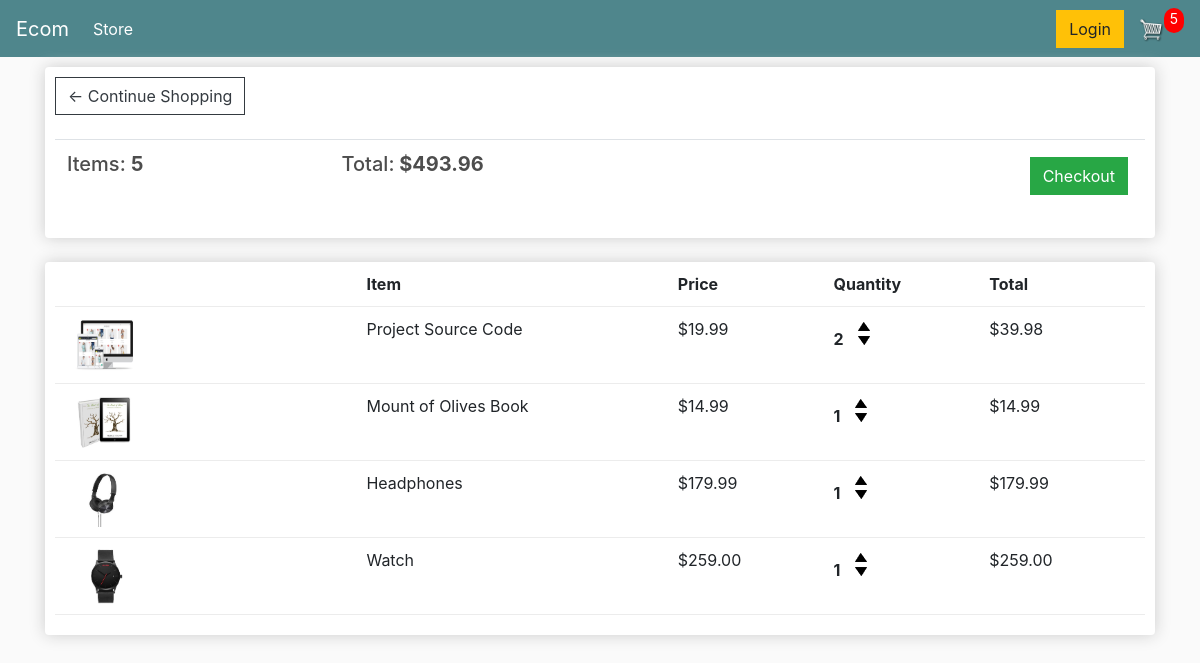
The app's page /cart/ (signed in) with its own data.
### store/models.py (models this page shows, shortened)
class OrderItem(models.Model):
    product = models.ForeignKey(Product, on_delete=models.SET_NULL, null=True)
    order = models.ForeignKey(Order, on_delete=models.SET_NULL, null=True, related_name="items")
    quantity = models.IntegerField(default=0, null=True, blank=True)
    date_added = models.DateTimeField(auto_now_add=True)
    @property
    def get_total(self):
        total = self.product.price * self.quantity
        return total

class Product(models.Model):
    name = models.CharField(max_length=200)
    price = models.FloatField()
    image = models.ImageField(null=True, blank=True)
    digital = models.BooleanField(default=False, null=True, blank=True)

### store/views.py (the view)
# urls.py: path("cart/",views.cart,name = "cart"),
def cart(request):
    if request.user.is_authenticated:
        customer = request.user.customer
        order, created = Order.objects.get_or_create(customer = customer)
        items = order.items.all()
    else:
        class Ord:
            cart_total_items = 0
            cart_total_price = 0
            shipping = False
        order = Ord()
    context = {
        "items":items,
        "cart_total_price" : order.cart_total_price,
        "cart_total_items":order.cart_total_items,
        "shipping": order.shipping
    }
    return render(request,"store/cart.html",context)

### store/context_processors.py (called while the page is built)
def total_items(request):
    order = Order.objects.get(customer = request.user.customer)
    total_items = order.cart_total_items
    return {
        "total_items":total_items
    }

### store/models.py (called while the page is built)
    @property
    def shipping(self):
        shipping = False
        order_items = self.items.all()
        for item in order_items:
            if not item.product.digital:
                shipping = True
        return shipping

    @property
    def cart_total_price(self):
        return sum(item.get_total for item in self.items.all())

    @property
    def cart_total_items(self):
        return sum(item.quantity for item in self.items.all())

### store/templates/store/cart.html
{% extends 'store/main.html' %}
{% load static %}
{% block content %}
    <div class="row">
        <div class="col-lg-12">
            <div class="box-element">
                <a  class="btn btn-outline-dark" href="{% url 'store' %}">&#x2190; Continue Shopping</a>
                <br>
                <br>
                <table class="table">
                    <tr>
                        <th><h5>Items: <strong>{{cart_total_items}}</strong></h5></th>
                        <th><h5>Total:<strong> ${{cart_total_price|floatformat:2}}</strong></h5></th>
                        <th>
                            <a  style="float:right; margin:5px;" class="btn btn-success" href="{% url 'checkout' %}">Checkout</a>
                        </th>
                    </tr>
                </table>
            </div>
            <br>
        <div class="box-element">
            <div class="cart-row">
                <div style="flex:2"></div>
                <div style="flex:2"><strong>Item</strong></div>
                <div style="flex:1"><strong>Price</strong></div>
                <div style="flex:1"><strong>Quantity</strong></div>
                <div style="flex:1"><strong>Total</strong></div>
            </div>
            {% for item in items %}
                <div class="cart-row">
                    <div style="flex:2"><img class="row-image" src="{{item.product.image.url}}"></div>
                    <div style="flex:2"><p>{{item.product.name}}</p></div>
                    <div style="flex:1"><p>${{item.product.price|floatformat:2}}</p></div>
                    <div style="flex:1">
                        <p class="quantity">{{item.quantity}}</p>
                        <div class="quantity">
                            <img data-product = {{item.product.id}}  data-action="add" class="chg-quantity update-cart" src="{% static  'images/arrow-up.png' %}">
                            <img data-product = {{item.product.id}}  data-action="remove" class="chg-quantity update-cart" src="{% static  'images/arrow-down.png' %}">
                        </div>
                    </div>
                    <div style="flex:1"><p>${{item.get_total|floatformat:2}}</p></div>
                </div>
            {% endfor %}
        </div>
    </div>
{% endblock content %}

### static/css/main.css (style rules this page uses)
body { background-color: hsl(0, 0%, 98%); }
h1,h2,h3,h4,h5,h6 { color:hsl(0, 0%, 30%); }
.box-element { box-shadow:hsl(0, 0%, 80%) 0 0 16px; background-color: #fff; border-radius: 4px; padding: 10px; }
.col-lg-4, .col-lg-6, .col-lg-8, .col-lg-12 { margin-top: 10px; }
.btn { border-radius: 0; }
.row-image { width: 100px; }
.cart-row { display: flex; align-items: flex-stretch; padding-bottom: 10px; margin-bottom: 10px; border-bottom: 1px solid #ececec; }
.quantity { display: inline-block; font-weight: 700; padding-right:10px; }
.chg-quantity { width: 12px; cursor: pointer; display: block; margin-top: 5px; transition:.1s; }

### records on screen
OrderItem: product.image (picture), product.name "Project Source Code", product.price "19.99", quantity "2", get_total "39.98"
OrderItem: product.image (picture), product.name "Mount of Olives Book", product.price "14.99", quantity "1", get_total "14.99"
OrderItem: product.image (picture), product.name "Headphones", product.price "179.99", quantity "1", get_total "179.99"
OrderItem: product.image (picture), product.name "Watch", product.price "259.00", quantity "1", get_total "259.00"

### other values on screen
{{ total_items }} "5"
{{ cart_total_items }} "5"
{{ cart_total_price|floatformat:2 }} "493.96"
